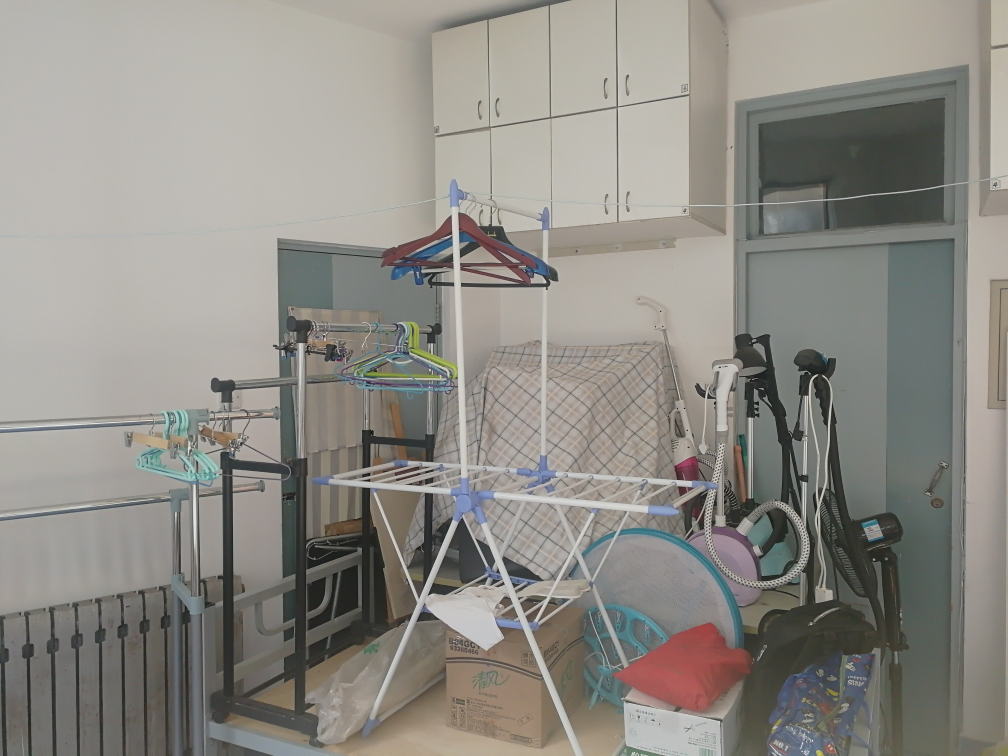
%> input picture image_mosaicking/img2/1.jpg, 3024 x 2268 px (shown at 1/3 size); its folder holds only this picture in this run
$ octave myImgs_Mosaick.m   (GNU Octave 9; MATLAB toolbox functions it lacks are replaced by stand-ins)
%> lines starting %> are read from the running program, lines starting %| are printed output that depends on the picture
### image_mosaicking/imgRW.m
function [all_img,img_num]=imgRW(address)
%> called with address = 'img2\'
%读取指定目录下的所有jpg文件
%INPUT:address 指定目录
%%%%请务必在输入的目录后加斜杠即 \ 符号
%OUTPUT:all_img 所有图像元胞数组类型 img_num 图像数量
img_dir=dir([address,'*jpg']);
img_num=length(img_dir);
all_img=cell(img_num,1);
for i=1:img_num
    all_img(i)={imread([address,img_dir(i).name])};
end
end

### image_mosaicking/myImgregist.m
function [new_imgs,new_edge_imgs] = myImgregist(imgs,ratio,center,number,max_ransac)
%该函数实现图像配准
%输出：new_imgs 配准后变换的图像 new_edge_imgs 图像轮廓 图像融合时用
%输入：imgs 元胞数组，包含待拼接图像  ratio 图像缩放比例 center 指定中心图像 number SURF特征点阈值
%输入：max_ransac RANSAC算法的阈值


%读取除了选定中心图像的其他图像
imgs_number=length(imgs);
a=ones(imgs_number,1);a(center)=0;
otherimgs_position=find(a~=0);%其他图像的位置
otherimgs=cell(imgs_number-1,1);%储存其他图像
for i=1:imgs_number-1
    k=otherimgs_position(i);
    [m,n,~]=size(imgs{k});
    otherimgs{i}=imgs{k}(1:ratio:m,1:ratio:n,:);%图片按比例缩小
end
%读取中心图像
[m,n,~]=size(imgs{center});
center_img=imgs{center}(1:ratio:m,1:ratio:n,:);

%对其他图像色差调整，使其色调与中心图像一致
%采用Reinhard算法
otherimgs=myReinhard(otherimgs,center_img);

%提取其他图像特征
othergrayimgs=cell(imgs_number-1,1);
other_feature_vpoints=cell(imgs_number-1,2);
for i=1:imgs_number-1
    othergrayimgs{i}=rgb2gray(otherimgs{i});
    points=detectSURFFeatures(othergrayimgs{i},'MetricThreshold',number);
    [feature,vpoints]=extractFeatures(othergrayimgs{i},points);
    other_feature_vpoints(i,:)={feature,vpoints};
end
%提取中心图像特征
centergrayimg=rgb2gray(center_img);
points=detectSURFFeatures(centergrayimg,'MetricThreshold',number);
[center_feature,center_vpoints]=extractFeatures(centergrayimg,points);
%循环拼接时所用
model_feature_vpoints_posi=cell(1,3);
model_feature_vpoints_posi(1,1:2)={center_feature,center_vpoints};
model_feature_vpoints_posi{1,3}=0;
%储存还为变换坐标系的图像的标号
isProcess=ones(imgs_number-1,1);
%匹配好的特征点的index
otherimg_indexs=cell(imgs_number-1,1);
matchnumber=zeros(imgs_number-1,1);
other_toushi_imgs=cell(imgs_number-1,1);
edge_imgs=cell(imgs_number-1,1);
global other_TMs;
other_TMs=zeros(9,imgs_number-1);
edge_points=zeros(imgs_number,4);
begin=0;
static_otherimgs_matchposi=zeros(imgs_number-1,1);
while imgs_number>1
    fprintf('一轮图像配准开始   ');
    matchnumber(:)=0;
    %特征点匹配
    otherimgs_flag=find(isProcess~=0);
    [centerimgs_number,~]=size(model_feature_vpoints_posi);
    static_otherimgs_matchposi(:)=0;
    for i=1:imgs_number-1
        j=otherimgs_flag(i);
        maxp=0;
        for k=1:centerimgs_number
            tem_indexs=matchFeatures(model_feature_vpoints_posi{k,1},other_feature_vpoints{j,1});
            [tem_m,~]=size(tem_indexs);
            if tem_m>maxp
                maxp=tem_m;
                otherimg_indexs{j}=tem_indexs;
                static_otherimgs_matchposi(j)=k;
            end
        end
        matchnumber(j)=maxp;
    end
    %寻找认为有可拼接区域的图片 算法有待完善
    real_match=find(matchnumber>0.33*max(matchnumber));
    otherimgs_matchposi=static_otherimgs_matchposi(real_match);
    real_match_number=length(real_match);
    isProcess(real_match)=0;
    imgs_number=imgs_number-real_match_number;

    %透视变换
    for i=1:real_match_number
        j=real_match(i);
        tem_indexs=otherimg_indexs{j};
        pre_TM_flag=model_feature_vpoints_posi{otherimgs_matchposi(i),3};
        MP1=model_feature_vpoints_posi{otherimgs_matchposi(i),2}(tem_indexs(:,1),:);
        MP2=other_feature_vpoints{j,2}(tem_indexs(:,2),:);
        P1L=MP1.Location;
        P2L=MP2.Location;
        goodp=myRANSAC(P1L,P2L,max_ransac);
        now_TM=GetTransmatrix(P1L(goodp,:),P2L(goodp,:),'toushe');%求取到所匹配图像的变换矩阵
        real_TM=myRealTM(now_TM,pre_TM_flag);%求取到center_img变换矩阵
        other_TMs(:,j)=[real_TM;1];
        [other_toushi_imgs{begin+i},edge_imgs{begin+i},edge_points(begin+i,:)]=myImgtrans(otherimgs{j},real_TM,'toushe');
    end
    begin=begin+real_match_number;
    model_feature_vpoints_posi=cell(real_match_number,3);
    %更新model_feature_vpoints_posi
    for i=1:real_match_number
        j=real_match(i);
        model_feature_vpoints_posi(i,:)={other_feature_vpoints{j,1},other_feature_vpoints{j,2},j};
    end
    fprintf('已经完成，还有%d张图像未配准\n',imgs_number-1);
end

%平移各图像，将各图像放在大图内，方便融合
img_number=length(imgs);
new_imgs=cell(img_number,1);
[m,n,~]=size(center_img);
new_edge_imgs=cell(img_number,1);
edge_points(img_number,:)=[1,1,m,n];
%确定拼接大图的大小:i_size j_size
ij_min=min(edge_points(:,1:2));
ij_max=max(edge_points(:,3:4));
i_size=ij_max(1)-ij_min(1)+1;
j_size=ij_max(2)-ij_min(2)+1;
tem_new_img=ones(i_size,j_size,3);
tem_new_img=-tem_new_img;
for i=1:img_number-1
    %图像平移
    tem_ep=edge_points(i,:);
    tem_img=other_toushi_imgs{i};
    tem_edge_img=edge_imgs{i};
    tem_new_img(tem_ep(1)-ij_min(1)+1:tem_ep(3)-ij_min(1)+1,tem_ep(2)-ij_min(2)+1:tem_ep(4)-ij_min(2)+1,:)=tem_img;
    new_imgs{i+1}=tem_new_img;
    tem_new_img(tem_ep(1)-ij_min(1)+1:tem_ep(3)-ij_min(1)+1,tem_ep(2)-ij_min(2)+1:tem_ep(4)-ij_min(2)+1,:)=tem_edge_img;
    new_edge_imgs{i+1}=tem_new_img;
    tem_new_img(:,:,:)=-1;
end
%图像平移
[m,n,~]=size(center_img);
tem_new_img(1-ij_min(1)+1:m-ij_min(1)+1,1-ij_min(2)+1:n-ij_min(2)+1,:)=center_img;
new_imgs{1}=tem_new_img;
center_img=double(center_img);
center_img(2:m-1,2:n-1,:)=-1;
tem_new_img(1-ij_min(1)+1:m-ij_min(1)+1,1-ij_min(2)+1:n-ij_min(2)+1,:)=center_img;
new_edge_imgs{1}=tem_new_img;
disp('图像配准完成');
end

% [18 lines left out: function myRealTM, not called in this run]

### image_mosaicking/myReinhard.m
function new_imgs = myReinhard( src_imgs,dest_img )
%MYREINHARD 色差调整
%输出：输出为元胞数组，包含色调变换后的图像
%输入：src_imgs 类型为元胞数组，包含等待调整色差的图像 dest_img 参考调色图像
dest_lab_img=rgb2lab(uint8(dest_img));
[m,n,~]=size(dest_lab_img);
dest_mean=mean(mean(dest_lab_img));
dest_var=sum(sum((dest_lab_img-dest_mean).^2))/(m*n);
for i=1:length(src_imgs)
   tem_lab=rgb2lab(uint8(src_imgs{i}));
   [tem_m,tem_n,~]=size(tem_lab);
    tem_mean=mean(mean(tem_lab));
    tem_var=sum(sum((tem_lab-tem_mean).^2))/(tem_m*tem_n);
    tem_lab=(tem_lab-tem_mean).*(dest_var./tem_var)+dest_mean;
    src_imgs{i}=lab2rgb(tem_lab,'OutputType','uint8');
end
new_imgs=src_imgs;
end

### image_mosaicking/myImgs_Mosaick.m
%此脚本测试自己拍的照片的拼接效果
t=imgRW('img2\');%读取目录下的jpg图像
%> t = 1 item
max_ransac=3;%设置RANSAC的阈值为3
SURF_mer=400;%设置SURF强度阈值为400
ratio=4;%缩放比例1：4
center=1;%以第一幅读取的图像为中心图像
[new,new_edge]=myImgregist(t,ratio,center,SURF_mer,max_ransac);%图像配准，返回配准图像及其轮廓
%> in myImgregist, `imgs_number=length(imgs);`: imgs_number = 1
%> in myImgregist, `otherimgs_position=find(a~=0);`: otherimgs_position = []
%> in myImgregist, `otherimgs=cell(imgs_number-1,1);`: otherimgs = {}
%> in myImgregist, `[m,n,~]=size(imgs{center});`: m = 2268; n = 3024
%> in myImgregist, `center_img=imgs{center}(1:ratio:m,1:ratio:n,:);`:
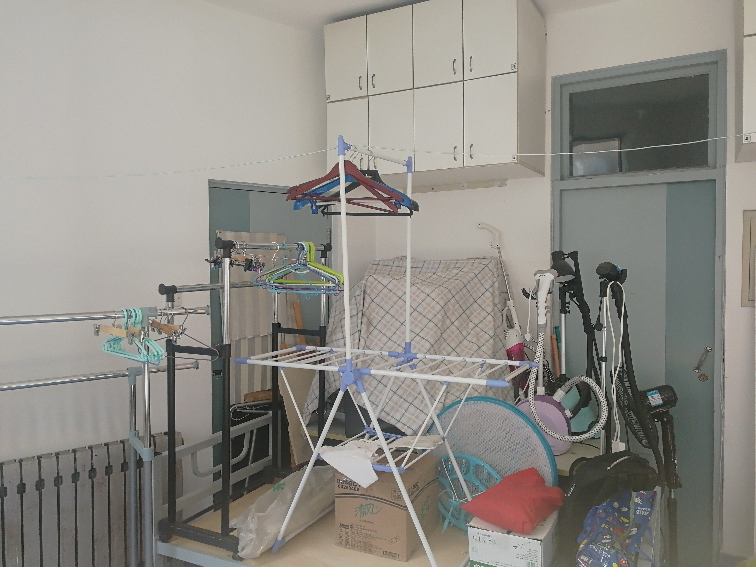
%> center_img: size 567x756x3 uint8; mean R, G, B 142.4, 139.8, 133.6
%> in myReinhard, `dest_mean=mean(mean(dest_lab_img));`: dest_mean = [57.74 -0.132 3.72]
%> in myReinhard, `dest_var=sum(sum((dest_lab_img-dest_mean).^2))/(m*n);`: dest_var = [284.3 14.92 16.34]
%> after the loop in myReinhard, `for i=1:length(src_imgs)`: src_imgs = {}
%> in myImgregist, `centergrayimg=rgb2gray(center_img);`:
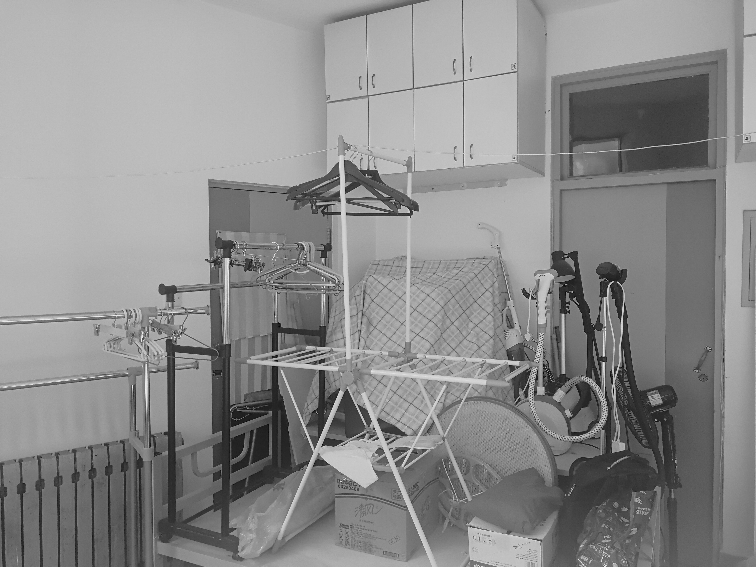
%> centergrayimg: size 567x756 uint8; min 0, max 245, mean 139.8
%> the run ends on the next line

$ run again, on image_mosaicking/img2/5.jpg
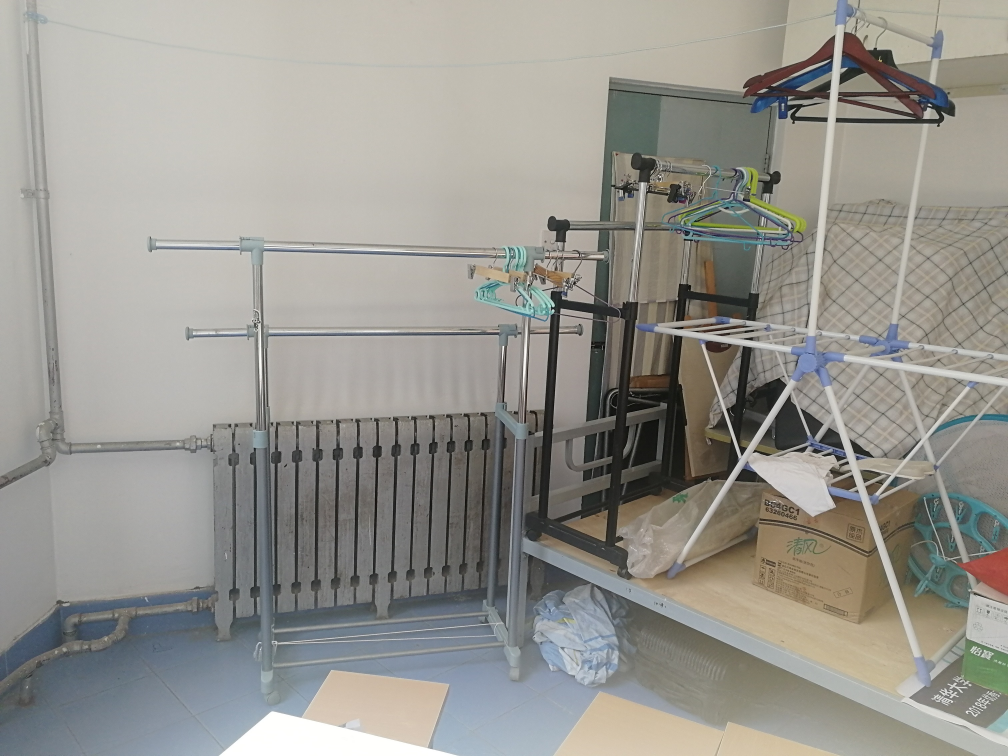
%> input picture image_mosaicking/img2/5.jpg, 3024 x 2268 px (shown at 1/3 size)
%> t = 1 item
%> imgs_number = 1
%> otherimgs_position = []
%> otherimgs = {}
%> in myImgregist, `[m,n,~]=size(imgs{center});`: m = 2268; n = 3024
%> in myImgregist, `center_img=imgs{center}(1:ratio:m,1:ratio:n,:);`:
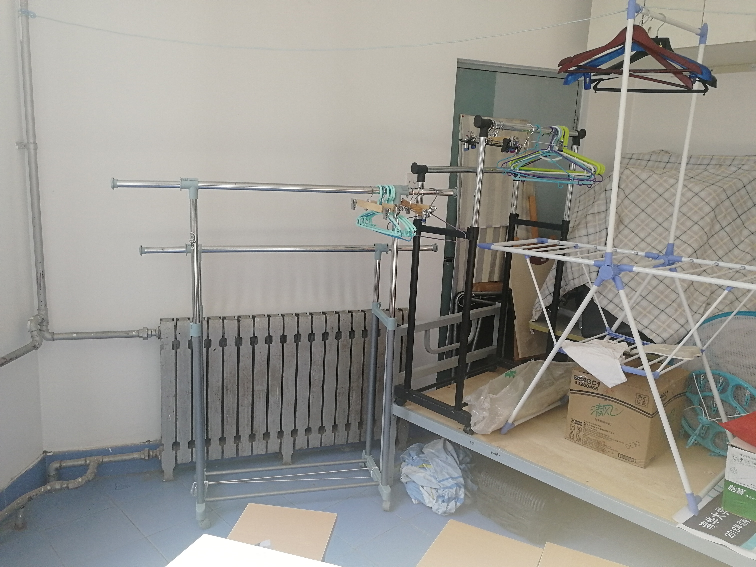
%> center_img: size 567x756x3 uint8; mean R, G, B 150.8, 149.2, 143
%> dest_lab_img: size 567x756x3 double; mean of channels 1, 2, 3 61.3, -0.4, 3.5
%> dest_mean = [61.26 -0.405 3.49]
%> dest_var = [298.1 7.48 38.29]
%> after the loop in myReinhard, `for i=1:length(src_imgs)`: src_imgs = {}
%> in myImgregist, `centergrayimg=rgb2gray(center_img);`:
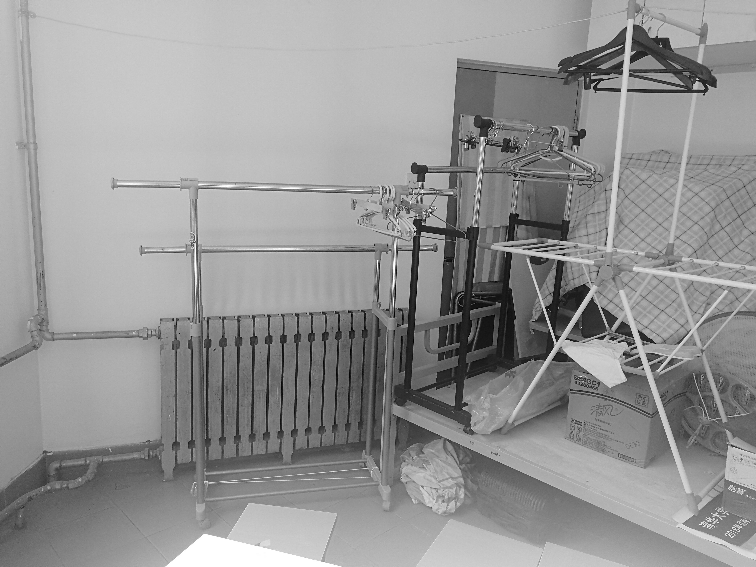
%> centergrayimg: size 567x756 uint8; min 0, max 255, mean 149

$ run again, on image_mosaicking/img2/2.jpg
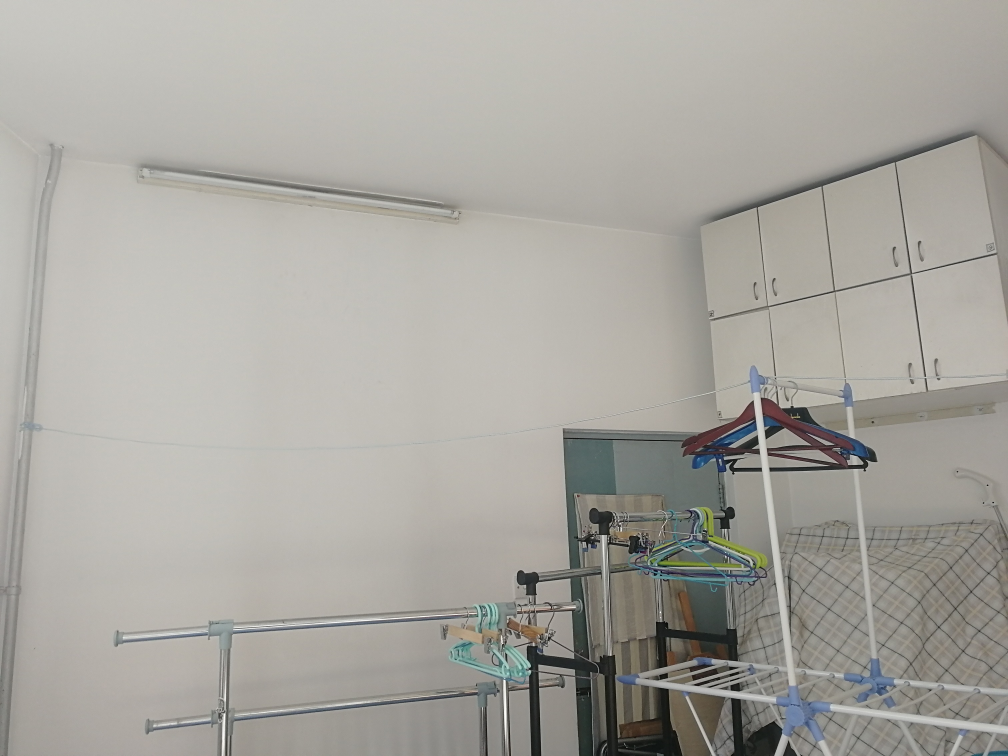
%> input picture image_mosaicking/img2/2.jpg, 3024 x 2268 px (shown at 1/3 size)
%> t = 1 item
%> imgs_number = 1
%> otherimgs_position = []
%> otherimgs = {}
%> in myImgregist, `[m,n,~]=size(imgs{center});`: m = 2268; n = 3024
%> in myImgregist, `center_img=imgs{center}(1:ratio:m,1:ratio:n,:);`:
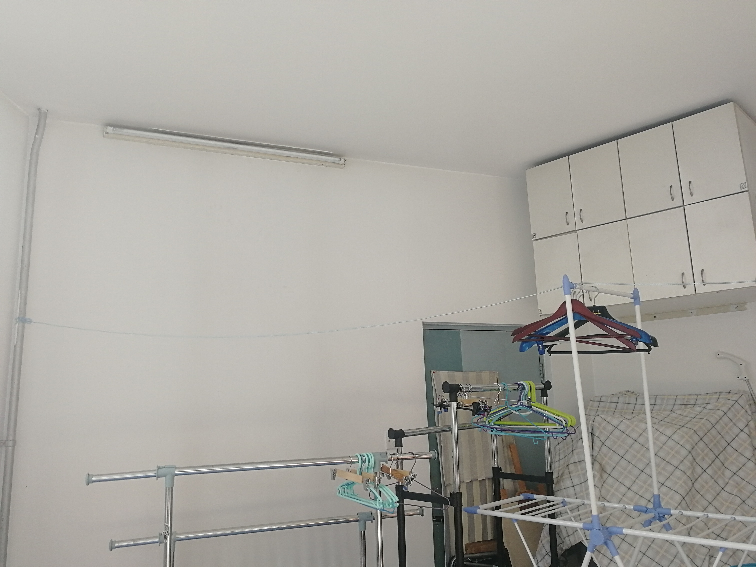
%> center_img: size 567x756x3 uint8; mean R, G, B 168.1, 165.9, 159.7
%> dest_lab_img: size 567x756x3 double; mean of channels 1, 2, 3 67.8, -0.3, 3.5
%> dest_mean = [67.83 -0.321 3.5]
%> dest_var = [173.7 2.88 7.7]
%> after the loop in myReinhard, `for i=1:length(src_imgs)`: src_imgs = {}

$ run again, on image_mosaicking/img2/3.jpg
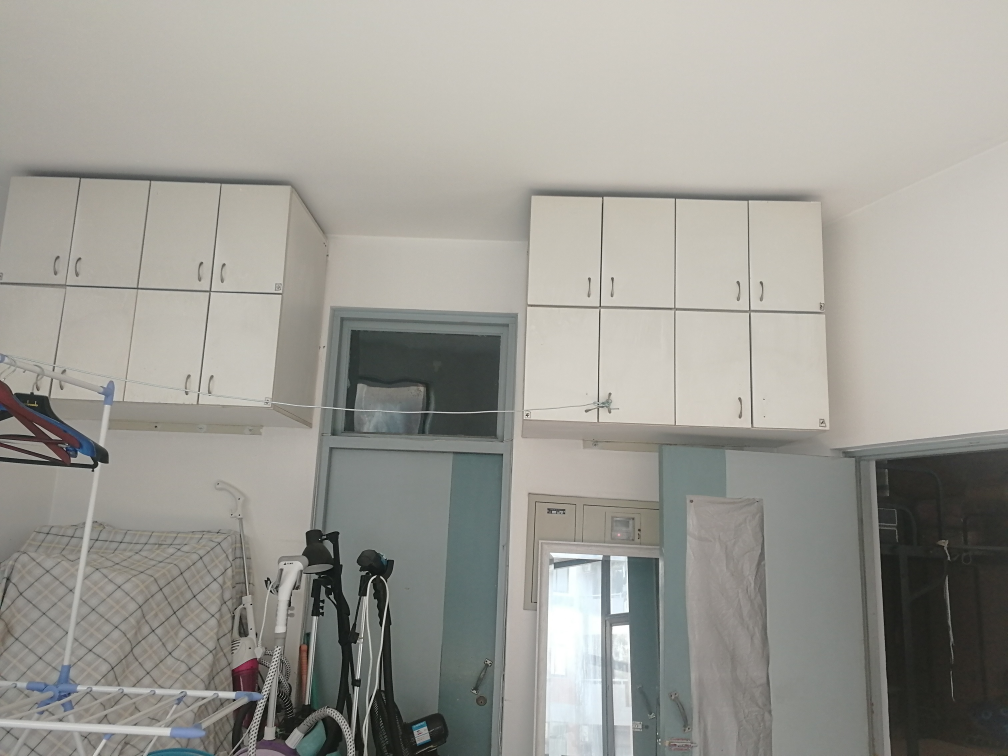
%> input picture image_mosaicking/img2/3.jpg, 3024 x 2268 px (shown at 1/3 size)
%> t = 1 item
%> imgs_number = 1
%> otherimgs_position = []
%> otherimgs = {}
%> in myImgregist, `[m,n,~]=size(imgs{center});`: m = 2268; n = 3024
%> in myImgregist, `center_img=imgs{center}(1:ratio:m,1:ratio:n,:);`:
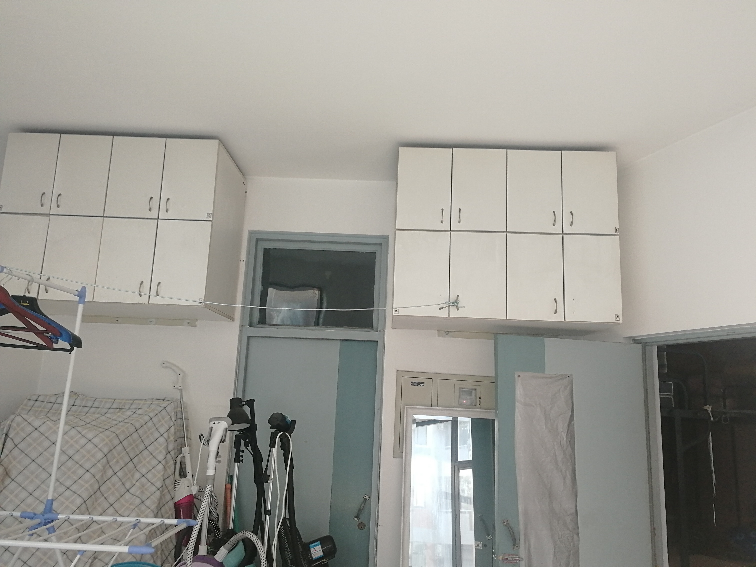
%> center_img: size 567x756x3 uint8; mean R, G, B 157.2, 155.8, 149.2
%> dest_lab_img: size 567x756x3 double; mean of channels 1, 2, 3 63.6, -0.7, 3.6
%> dest_mean = [63.62 -0.748 3.61]
%> dest_var = [356.6 3.34 6.24]
%> after the loop in myReinhard, `for i=1:length(src_imgs)`: src_imgs = {}
